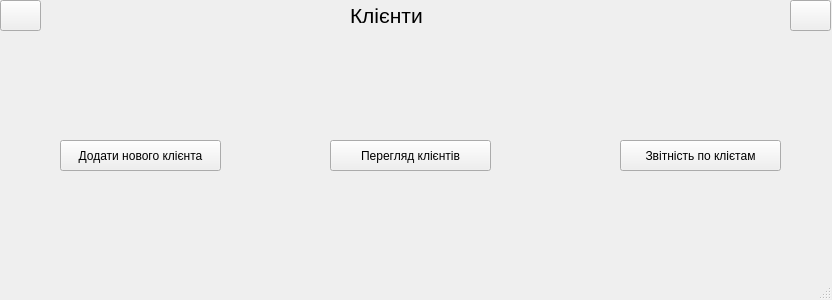
<?xml version="1.0" encoding="UTF-8"?>
<ui version="4.0">
 <class>MainWindow</class>
 <widget class="QMainWindow" name="MainWindow">
  <property name="geometry">
   <rect>
    <x>0</x>
    <y>0</y>
    <width>832</width>
    <height>300</height>
   </rect>
  </property>
  <property name="windowTitle">
   <string>MainWindow</string>
  </property>
  <widget class="QWidget" name="centralwidget">
   <widget class="QPushButton" name="add_new_client_button">
    <property name="geometry">
     <rect>
      <x>60</x>
      <y>140</y>
      <width>161</width>
      <height>31</height>
     </rect>
    </property>
    <property name="text">
     <string>Додати нового клієнта</string>
    </property>
   </widget>
   <widget class="QPushButton" name="view_clients_button">
    <property name="geometry">
     <rect>
      <x>330</x>
      <y>140</y>
      <width>161</width>
      <height>31</height>
     </rect>
    </property>
    <property name="text">
     <string>Перегляд клієнтів</string>
    </property>
   </widget>
   <widget class="QPushButton" name="clients_zvit_buttons">
    <property name="geometry">
     <rect>
      <x>620</x>
      <y>140</y>
      <width>161</width>
      <height>31</height>
     </rect>
    </property>
    <property name="text">
     <string>Звітність по клієтам</string>
    </property>
   </widget>
   <widget class="QPushButton" name="back_button">
    <property name="geometry">
     <rect>
      <x>0</x>
      <y>0</y>
      <width>41</width>
      <height>31</height>
     </rect>
    </property>
    <property name="text">
     <string/>
    </property>
    <property name="icon">
     <iconset resource="../resources.qrc">
      <normaloff>:/newPrefix/assets/arrow.png</normaloff>:/newPrefix/assets/arrow.png</iconset>
    </property>
    <property name="iconSize">
     <size>
      <width>25</width>
      <height>25</height>
     </size>
    </property>
    <property name="checkable">
     <bool>false</bool>
    </property>
    <property name="flat">
     <bool>false</bool>
    </property>
   </widget>
   <widget class="QPushButton" name="exit_button">
    <property name="geometry">
     <rect>
      <x>790</x>
      <y>0</y>
      <width>41</width>
      <height>31</height>
     </rect>
    </property>
    <property name="text">
     <string/>
    </property>
    <property name="icon">
     <iconset resource="../resources.qrc">
      <normaloff>:/newPrefix/assets/exit.png</normaloff>:/newPrefix/assets/exit.png</iconset>
    </property>
    <property name="iconSize">
     <size>
      <width>25</width>
      <height>25</height>
     </size>
    </property>
    <property name="checkable">
     <bool>false</bool>
    </property>
    <property name="flat">
     <bool>false</bool>
    </property>
   </widget>
   <widget class="QLabel" name="label_2">
    <property name="geometry">
     <rect>
      <x>350</x>
      <y>0</y>
      <width>111</width>
      <height>31</height>
     </rect>
    </property>
    <property name="font">
     <font>
      <pointsize>16</pointsize>
      <weight>50</weight>
      <bold>false</bold>
     </font>
    </property>
    <property name="text">
     <string>Клієнти</string>
    </property>
   </widget>
  </widget>
  <widget class="QStatusBar" name="statusbar"/>
 </widget>
 <resources>
  <include location="../resources.qrc"/>
 </resources>
 <connections/>
</ui>
